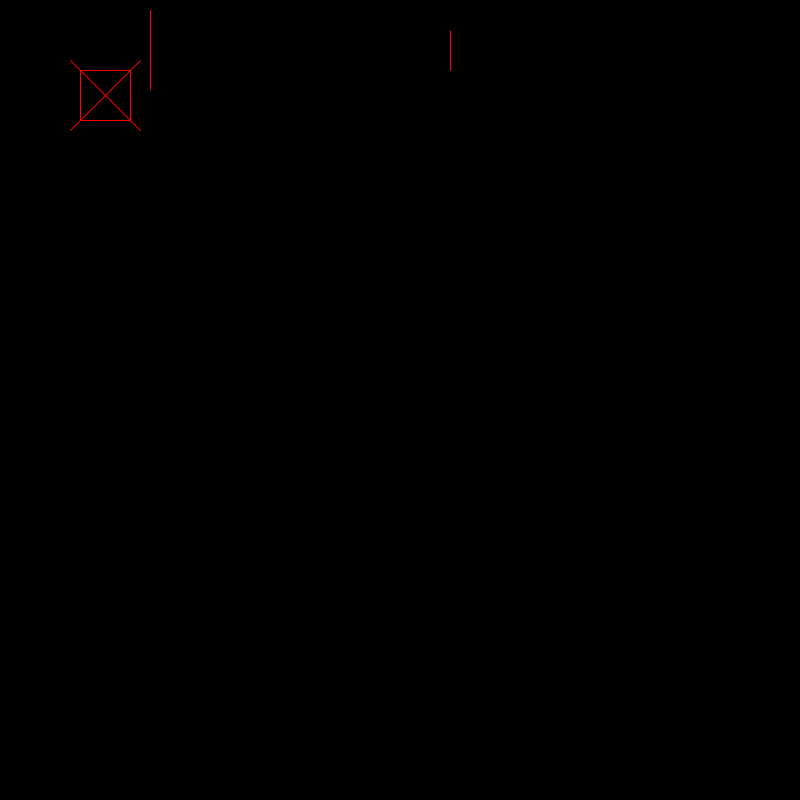
Frame 1 (no input)
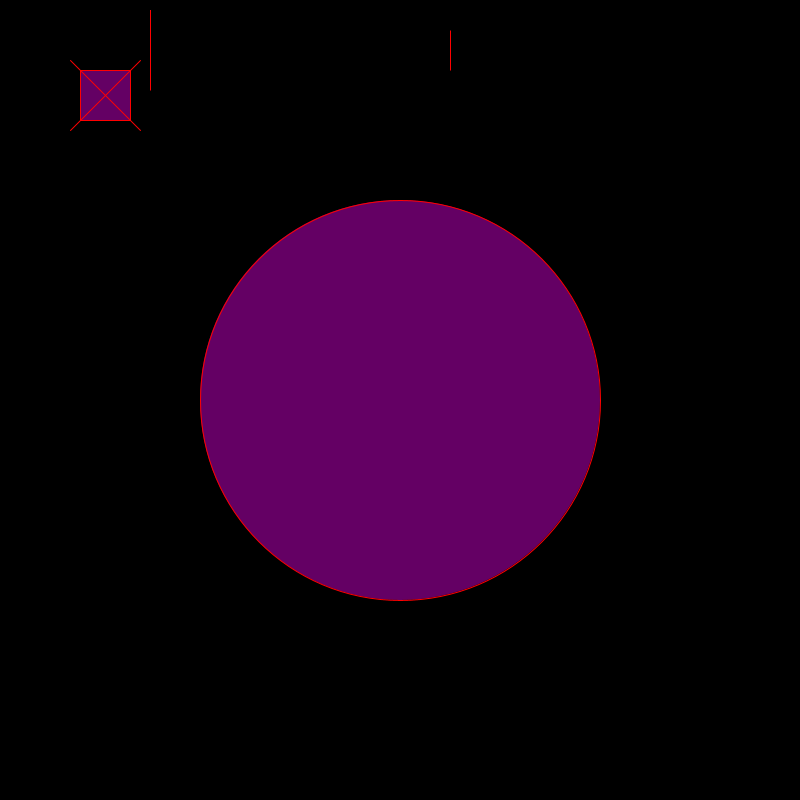
Frame 60 (the mouse pressed at the canvas centre just before this capture)
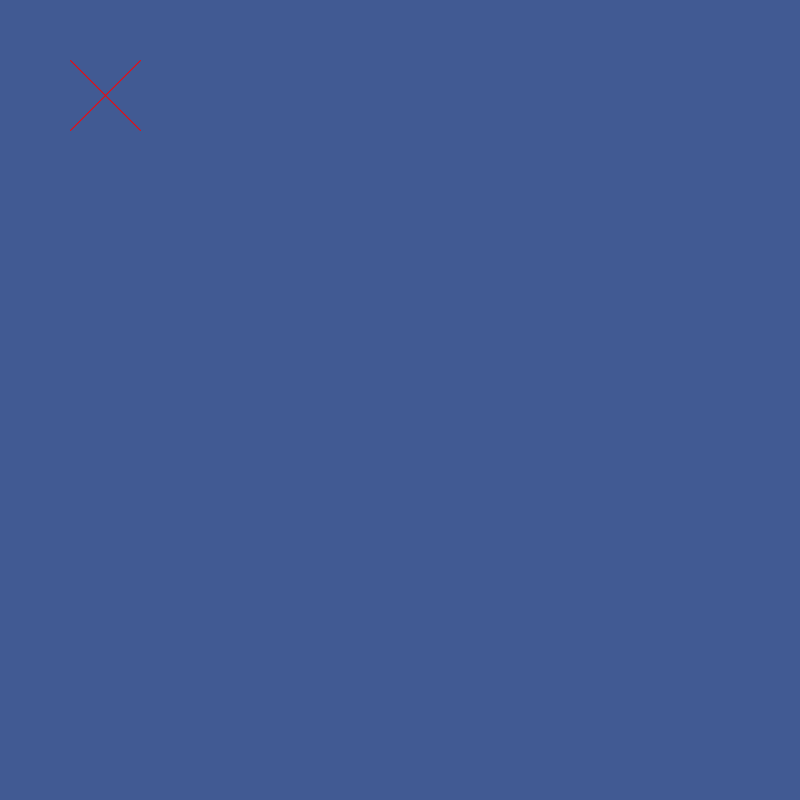
Frame 120 (the mouse held since frame 60 and released just before this capture)

The Processing sketch that drew these frames (run headless with seeded random() and noise(); from frame 60 on, the mouse is pressed at the canvas centre):

// Processing sketch: homework_3
// ── homework_3.pde
float xPos, yPos;
int size=400;
int r, g, b;

void setup() {
  size(800, 800);
  xPos=width/2;
  yPos=height/2;
  noStroke();
  
 
}
void draw() {
if (calcDist(xPos, yPos)< size/2) 
   background(random(0,255), random (0,225), random (0,225));
  else {
    background(0,0,0);
  }

  fill(b, g, r);
  r= int(map(mouseX, 0, width, 100, 255));
  b= int(map(mouseY, 0, height, 100, 255));
  
  
  ellipse(xPos, yPos, size, size);
  
  translate(50, 50);
stroke(255, 0, 0);
beginShape();
// Exterior part of shape, clockwise winding
vertex(r, -40);
vertex(r, -40);
vertex(r, 40);
vertex(r, 40);
// Interior part of shape, counter-clockwise winding
beginContour();
vertex(xPos, -20);
vertex(yPos, 20);
vertex(xPos, 20);
vertex(yPos, -20);
endContour();
endShape(CLOSE);

vertex(r-2, b-9);
vertex(r-4,  b+9);
vertex(r-6, b-9);
vertex(r-8, b+9);

if (calcDist(xPos, yPos)< size/2) 
   background(random(9,255), random (4,225), random (78,225));
  else
  



  rect(30, 20, 50, 50); 

  line(20, 10, 90, 80); 
  line(20, 80, 90, 10); 
  

} 
  
  {
  }





float calcDist(float x, float y) {
  float dist = sqrt(sq(x-mouseX)+sq(y-mouseY)) ;
  return dist;
}
